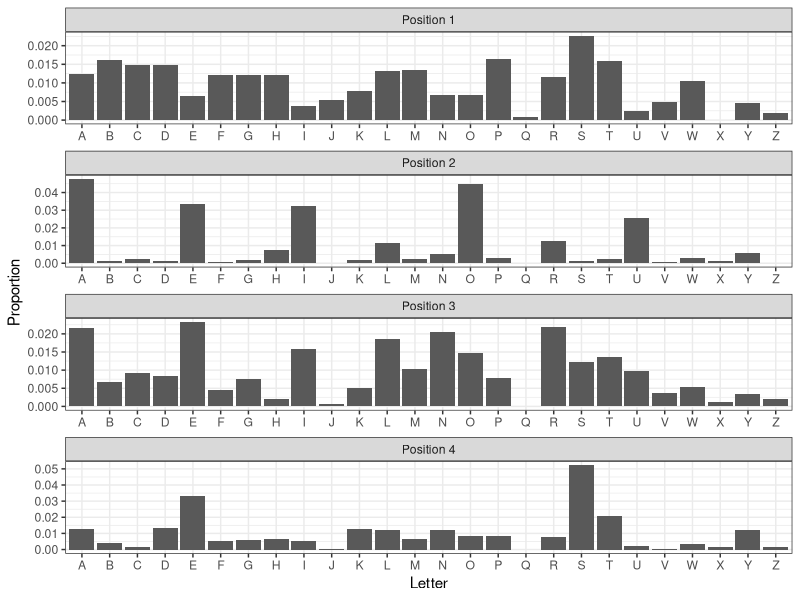
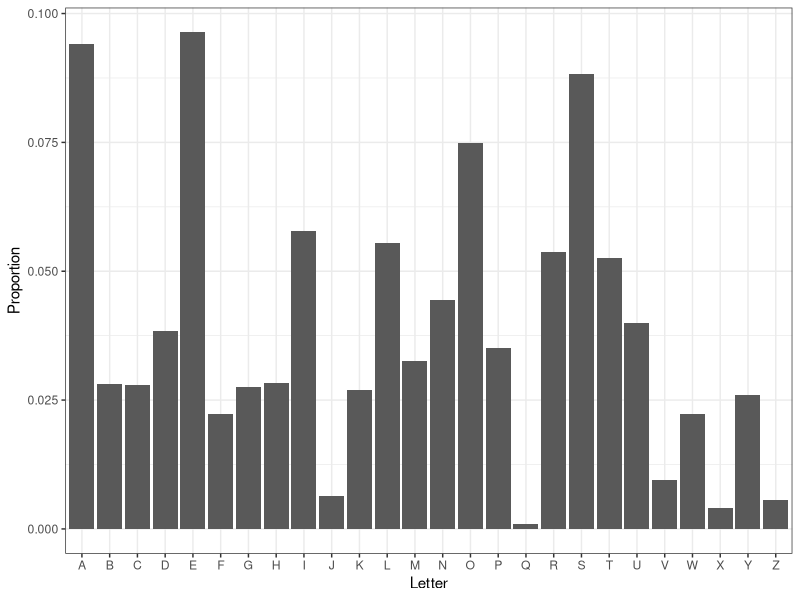

Generate these figures, in order, with R:
## ---- chunk 1
list.of.packages <- c("ggplot2", "gridExtra")
new.packages <- list.of.packages[!(list.of.packages %in% installed.packages()[,"Package"])]
if(length(new.packages)) install.packages(new.packages)

library(ggplot2)
library(gridExtra)
## ---- chunk 2
dictionary <- read.csv("data/dictionary.csv")
## ---- chunk 3
# Split words into letters
letters_out <- strsplit(dictionary$words, "")

df <- data.frame(matrix(ncol = 2, nrow = 0))
colnames(df) <- c("letter", "position")

# Make a dataframe of letters and their positions
for (letter in letters_out) {
  df <- rbind(df, data.frame("letter" = letter, "position" = 1:4))
}

# Turn this into a table mapping letters to frequencies
df <- data.frame(table(df))
df$Freq <- df$Freq / sum(df$Freq)
df$position <- paste0("Position ", df$position)

ggplot(df, aes(x = toupper(letter), y = Freq)) + 
  geom_bar(stat="identity") + 
  xlab("Letter") + 
  ylab("Proportion") + 
  theme_bw() + 
  facet_wrap(as.factor(df$position), nrow = 4, scales = "free")
## ---- chunk 4
# Split words into letters and create one long vector of all the letters
letters_out <- unlist(strsplit(dictionary$words, ""))

# Make a dataframe with the proportion of each letter
df <- data.frame(table(letters_out) / length(letters_out))
colnames(df) <- c("letters", "proportions")

ggplot(df, aes(x = toupper(letters), y = proportions)) + 
  geom_bar(stat="identity") + 
  xlab("Letter") + 
  ylab("Proportion") + 
  theme_bw()
## ---- chunk 5
df$proportions[df$letters == "s"] * 
  df$proportions[df$letters == "t"] *
  df$proportions[df$letters == "a"] *
  df$proportions[df$letters == "t"]
## ---- chunk 6
set.seed(31083)

# Make a single draw from Mult(4, p)
draw <- as.vector(rmultinom(1, 4, df$proportions))

# Turn this draw into a vector of letters
bag_of_letters <- vector()
for (i in 1:length(letters)) {
  bag_of_letters <- c(bag_of_letters, rep(letters[i], draw[i]))
}

# Put these letters in a random order
word <- paste0(sample(bag_of_letters, 4), collapse = "")

print(word)
## ---- chunk 7
nsims <- 10000
n <- 30

single_sim <- function() {
  # Make n draws from a multinomial
  y <- rmultinom(n, 4, df$proportions)
  
  # Calculate the MLE
  mle <- -4 * rowSums(y)[1] / (4 * n) * rowSums(y)[2] / (4 * n)
  
  # Calculate the MOM estimator
  mom <- mean(y[1, ] * y[2, ]) - mean(y[1, ]) * mean(y[2, ])
  
  return (c(mle, mom))
}

# Run this nsims times, storing results in a matrix
estimates <- replicate(nsims, single_sim())

# Get the true covariance
true_cov <- - 4 * df$proportions[1] * df$proportions[2]

# MLE MSE
print(mean((estimates[1,] - true_cov)^2))

# MOM MSE
print(mean((estimates[2,] - true_cov)^2))
